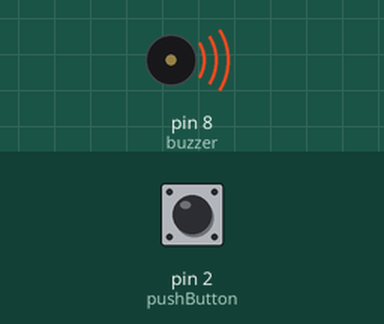
Recording of a sketch running on a simulated Arduino Uno, built with avr-gcc and run on an emulated ATmega328P. On the bench: buzzer (waves = sounding). Inputs (shaded band) come from the test bench; at power-on: pin 2 (pushButton) HIGH.

Above: at 0.18 s.
At 13.27 s:
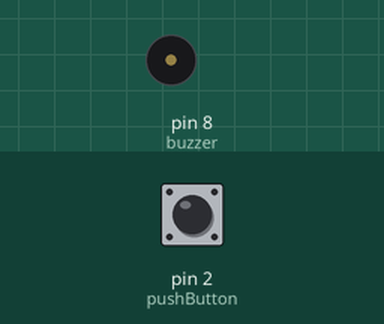
Timing chart, 0 to 17.0 s (numbered marks = the images above):
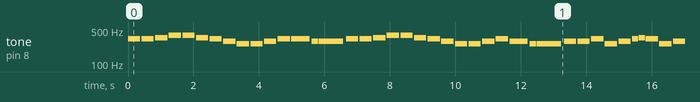

The sketch:

OdetoJoy.ino
```cpp
#include "pitches.h"
byte pushButton = 2;
byte buzzer = 8;

int tempo=144;
int melody[] = {
  NOTE_E4,4,  NOTE_E4,4,  NOTE_F4,4,  NOTE_G4,4,//1
  NOTE_G4,4,  NOTE_F4,4,  NOTE_E4,4,  NOTE_D4,4,
  NOTE_C4,4,  NOTE_C4,4,  NOTE_D4,4,  NOTE_E4,4,
  NOTE_E4,-4, NOTE_D4,8,  NOTE_D4,2,

  NOTE_E4,4,  NOTE_E4,4,  NOTE_F4,4,  NOTE_G4,4,//4
  NOTE_G4,4,  NOTE_F4,4,  NOTE_E4,4,  NOTE_D4,4,
  NOTE_C4,4,  NOTE_C4,4,  NOTE_D4,4,  NOTE_E4,4,
  NOTE_D4,-4,  NOTE_C4,8,  NOTE_C4,2,

  NOTE_D4,4,  NOTE_D4,4,  NOTE_E4,4,  NOTE_C4,4,//8
  NOTE_D4,4,  NOTE_E4,8,  NOTE_F4,8,  NOTE_E4,4, NOTE_C4,4,
  NOTE_D4,4,  NOTE_E4,8,  NOTE_F4,8,  NOTE_E4,4, NOTE_D4,4,
  NOTE_C4,4,  NOTE_D4,4,  NOTE_G3,2,

  NOTE_E4,4,  NOTE_E4,4,  NOTE_F4,4,  NOTE_G4,4,//12
  NOTE_G4,4,  NOTE_F4,4,  NOTE_E4,4,  NOTE_D4,4,
  NOTE_C4,4,  NOTE_C4,4,  NOTE_D4,4,  NOTE_E4,4,
  NOTE_D4,-4,  NOTE_C4,8,  NOTE_C4,2};
/*int noteDurations[] = {
  4, 4, 4, 4, 4, 10, 6, 4, 4, 4, 10, 6, 4, 4, 4, 4
};*/
int notes=sizeof(melody)/sizeof(melody[0])/2;
int wholenote = (60000 * 4) / tempo;
int divider = 0, noteDuration = 0;

void setup() {
  // put your setup code here, to run once:
  pinMode(pushButton, INPUT);
}

void loop() {
  int buttonState = digitalRead(pushButton);
  if (buttonState == LOW) {

  } else {
      for (int thisNote = 0; thisNote < notes * 2; thisNote = thisNote + 2) {
          divider = melody[thisNote + 1];

          if (divider > 0) {
            noteDuration = (wholenote) / divider;
          } else if (divider < 0) {
            noteDuration = (wholenote) / abs(divider);
            noteDuration *= 1.5;
          }

          tone(buzzer, melody[thisNote], noteDuration*0.9);
          delay(noteDuration);
          noTone(buzzer);
      }
  }
}
```

Measured:
- by itself, tone on pin 8 (buzzer): plays 330 Hz for 0.37 s, 330 Hz for 0.37 s, 349 Hz for 0.37 s, 392 Hz for 0.37 s, 392 Hz for 0.37 s, 349 Hz for 0.37 s … (304 notes in this stretch)
